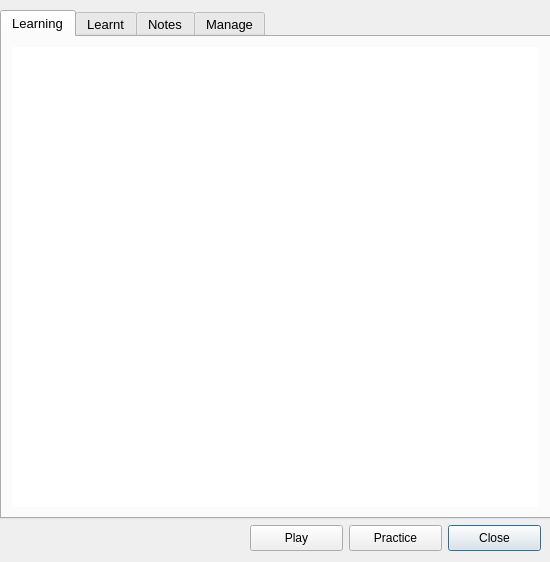
<?xml version="1.0" encoding="UTF-8"?>
<ui version="4.0">
 <class>item_list</class>
 <widget class="QDialog" name="item_list">
  <property name="geometry">
   <rect>
    <x>0</x>
    <y>0</y>
    <width>550</width>
    <height>562</height>
   </rect>
  </property>
  <property name="minimumSize">
   <size>
    <width>550</width>
    <height>562</height>
   </size>
  </property>
  <property name="maximumSize">
   <size>
    <width>550</width>
    <height>562</height>
   </size>
  </property>
  <property name="windowTitle">
   <string>Idiomind</string>
  </property>
  <property name="windowIcon">
   <iconset>
    <normaloff>images/logo.png</normaloff>images/logo.png</iconset>
  </property>
  <widget class="QWidget" name="centralWidget">
   <property name="geometry">
    <rect>
     <x>0</x>
     <y>10</y>
     <width>551</width>
     <height>541</height>
    </rect>
   </property>
   <layout class="QVBoxLayout" name="verticalLayout">
    <property name="sizeConstraint">
     <enum>QLayout::SetMinimumSize</enum>
    </property>
    <property name="leftMargin">
     <number>0</number>
    </property>
    <property name="topMargin">
     <number>0</number>
    </property>
    <property name="rightMargin">
     <number>0</number>
    </property>
    <property name="bottomMargin">
     <number>0</number>
    </property>
    <item>
     <widget class="QTabWidget" name="tabWidget">
      <property name="font">
       <font>
        <pointsize>10</pointsize>
       </font>
      </property>
      <property name="mouseTracking">
       <bool>true</bool>
      </property>
      <property name="tabletTracking">
       <bool>true</bool>
      </property>
      <property name="acceptDrops">
       <bool>true</bool>
      </property>
      <property name="currentIndex">
       <number>0</number>
      </property>
      <property name="documentMode">
       <bool>false</bool>
      </property>
      <property name="movable">
       <bool>false</bool>
      </property>
      <widget class="QWidget" name="Learning">
       <attribute name="title">
        <string>Learning</string>
       </attribute>
       <layout class="QGridLayout" name="gridLayout">
        <property name="leftMargin">
         <number>10</number>
        </property>
        <property name="topMargin">
         <number>10</number>
        </property>
        <property name="rightMargin">
         <number>10</number>
        </property>
        <property name="bottomMargin">
         <number>10</number>
        </property>
        <item row="0" column="0">
         <widget class="QTableWidget" name="list_learning">
          <property name="minimumSize">
           <size>
            <width>520</width>
            <height>450</height>
           </size>
          </property>
          <property name="maximumSize">
           <size>
            <width>540</width>
            <height>500</height>
           </size>
          </property>
          <property name="font">
           <font>
            <pointsize>10</pointsize>
           </font>
          </property>
          <property name="acceptDrops">
           <bool>true</bool>
          </property>
          <property name="frameShape">
           <enum>QFrame::NoFrame</enum>
          </property>
          <property name="frameShadow">
           <enum>QFrame::Plain</enum>
          </property>
          <property name="verticalScrollBarPolicy">
           <enum>Qt::ScrollBarAlwaysOff</enum>
          </property>
          <property name="horizontalScrollBarPolicy">
           <enum>Qt::ScrollBarAlwaysOff</enum>
          </property>
          <property name="sizeAdjustPolicy">
           <enum>QAbstractScrollArea::AdjustToContents</enum>
          </property>
          <property name="autoScroll">
           <bool>false</bool>
          </property>
          <property name="editTriggers">
           <set>QAbstractItemView::NoEditTriggers</set>
          </property>
          <property name="tabKeyNavigation">
           <bool>false</bool>
          </property>
          <property name="showDropIndicator" stdset="0">
           <bool>false</bool>
          </property>
          <property name="dragEnabled">
           <bool>false</bool>
          </property>
          <property name="selectionMode">
           <enum>QAbstractItemView::SingleSelection</enum>
          </property>
          <property name="selectionBehavior">
           <enum>QAbstractItemView::SelectRows</enum>
          </property>
          <property name="iconSize">
           <size>
            <width>5</width>
            <height>5</height>
           </size>
          </property>
          <property name="showGrid">
           <bool>false</bool>
          </property>
          <property name="gridStyle">
           <enum>Qt::NoPen</enum>
          </property>
          <property name="cornerButtonEnabled">
           <bool>false</bool>
          </property>
          <property name="rowCount">
           <number>0</number>
          </property>
          <attribute name="horizontalHeaderVisible">
           <bool>false</bool>
          </attribute>
          <attribute name="horizontalHeaderCascadingSectionResizes">
           <bool>false</bool>
          </attribute>
          <attribute name="horizontalHeaderDefaultSectionSize">
           <number>500</number>
          </attribute>
          <attribute name="horizontalHeaderHighlightSections">
           <bool>false</bool>
          </attribute>
          <attribute name="horizontalHeaderShowSortIndicator" stdset="0">
           <bool>false</bool>
          </attribute>
          <attribute name="verticalHeaderVisible">
           <bool>false</bool>
          </attribute>
          <attribute name="verticalHeaderCascadingSectionResizes">
           <bool>false</bool>
          </attribute>
          <attribute name="verticalHeaderHighlightSections">
           <bool>false</bool>
          </attribute>
         </widget>
        </item>
       </layout>
      </widget>
      <widget class="QWidget" name="Learnt">
       <attribute name="title">
        <string>Learnt</string>
       </attribute>
       <layout class="QGridLayout" name="gridLayout_2">
        <property name="leftMargin">
         <number>10</number>
        </property>
        <property name="topMargin">
         <number>10</number>
        </property>
        <property name="rightMargin">
         <number>10</number>
        </property>
        <property name="bottomMargin">
         <number>10</number>
        </property>
        <item row="0" column="0">
         <widget class="QTableView" name="list_learnt">
          <property name="font">
           <font>
            <pointsize>10</pointsize>
           </font>
          </property>
          <property name="frameShape">
           <enum>QFrame::HLine</enum>
          </property>
          <property name="frameShadow">
           <enum>QFrame::Plain</enum>
          </property>
          <property name="verticalScrollBarPolicy">
           <enum>Qt::ScrollBarAlwaysOff</enum>
          </property>
          <property name="horizontalScrollBarPolicy">
           <enum>Qt::ScrollBarAlwaysOff</enum>
          </property>
          <property name="sizeAdjustPolicy">
           <enum>QAbstractScrollArea::AdjustToContents</enum>
          </property>
          <property name="autoScroll">
           <bool>false</bool>
          </property>
          <property name="tabKeyNavigation">
           <bool>false</bool>
          </property>
          <property name="showDropIndicator" stdset="0">
           <bool>false</bool>
          </property>
          <property name="selectionMode">
           <enum>QAbstractItemView::SingleSelection</enum>
          </property>
          <property name="showGrid">
           <bool>false</bool>
          </property>
          <property name="gridStyle">
           <enum>Qt::NoPen</enum>
          </property>
          <property name="cornerButtonEnabled">
           <bool>false</bool>
          </property>
          <attribute name="horizontalHeaderVisible">
           <bool>false</bool>
          </attribute>
          <attribute name="horizontalHeaderDefaultSectionSize">
           <number>500</number>
          </attribute>
          <attribute name="horizontalHeaderHighlightSections">
           <bool>false</bool>
          </attribute>
          <attribute name="horizontalHeaderMinimumSectionSize">
           <number>500</number>
          </attribute>
          <attribute name="verticalHeaderVisible">
           <bool>false</bool>
          </attribute>
          <attribute name="verticalHeaderHighlightSections">
           <bool>false</bool>
          </attribute>
         </widget>
        </item>
       </layout>
      </widget>
      <widget class="QWidget" name="Notes">
       <attribute name="title">
        <string>Notes</string>
       </attribute>
       <layout class="QGridLayout" name="gridLayout_3">
        <item row="0" column="0">
         <widget class="QTextEdit" name="textEdit">
          <property name="font">
           <font>
            <pointsize>11</pointsize>
           </font>
          </property>
          <property name="styleSheet">
           <string notr="true">
background-color: rgb(255, 255, 249);
color: rgb(61, 61, 61);</string>
          </property>
          <property name="frameShape">
           <enum>QFrame::NoFrame</enum>
          </property>
          <property name="lineWidth">
           <number>0</number>
          </property>
          <property name="horizontalScrollBarPolicy">
           <enum>Qt::ScrollBarAlwaysOff</enum>
          </property>
         </widget>
        </item>
       </layout>
      </widget>
      <widget class="QWidget" name="Manage">
       <property name="minimumSize">
        <size>
         <width>521</width>
         <height>467</height>
        </size>
       </property>
       <attribute name="title">
        <string>Manage</string>
       </attribute>
       <widget class="QGroupBox" name="groupBox_3">
        <property name="geometry">
         <rect>
          <x>10</x>
          <y>-10</y>
          <width>531</width>
          <height>481</height>
         </rect>
        </property>
        <property name="title">
         <string/>
        </property>
        <widget class="QWidget" name="layoutWidget">
         <property name="geometry">
          <rect>
           <x>410</x>
           <y>90</y>
           <width>101</width>
           <height>151</height>
          </rect>
         </property>
         <layout class="QVBoxLayout" name="verticalLayout_2">
          <item>
           <widget class="QPushButton" name="pushButton_tabmanage_edit">
            <property name="minimumSize">
             <size>
              <width>0</width>
              <height>26</height>
             </size>
            </property>
            <property name="text">
             <string>Edit</string>
            </property>
            <property name="flat">
             <bool>false</bool>
            </property>
           </widget>
          </item>
          <item>
           <widget class="QPushButton" name="pushButton_tabmanage_trans">
            <property name="minimumSize">
             <size>
              <width>0</width>
              <height>26</height>
             </size>
            </property>
            <property name="text">
             <string>Translate</string>
            </property>
            <property name="flat">
             <bool>false</bool>
            </property>
           </widget>
          </item>
          <item>
           <widget class="QPushButton" name="pushButton_tabmanage_share">
            <property name="minimumSize">
             <size>
              <width>0</width>
              <height>26</height>
             </size>
            </property>
            <property name="text">
             <string>Share</string>
            </property>
            <property name="flat">
             <bool>false</bool>
            </property>
           </widget>
          </item>
          <item>
           <widget class="QPushButton" name="pushButton_tabmanage_delete">
            <property name="sizePolicy">
             <sizepolicy hsizetype="Minimum" vsizetype="Fixed">
              <horstretch>0</horstretch>
              <verstretch>0</verstretch>
             </sizepolicy>
            </property>
            <property name="minimumSize">
             <size>
              <width>0</width>
              <height>26</height>
             </size>
            </property>
            <property name="text">
             <string>Delete</string>
            </property>
           </widget>
          </item>
         </layout>
        </widget>
        <widget class="QWidget" name="layoutWidget">
         <property name="geometry">
          <rect>
           <x>10</x>
           <y>90</y>
           <width>371</width>
           <height>60</height>
          </rect>
         </property>
         <layout class="QVBoxLayout" name="verticalLayout_5">
          <item>
           <layout class="QHBoxLayout" name="horizontalLayout_3">
            <item>
             <widget class="QLabel" name="label_4">
              <property name="text">
               <string>Rename</string>
              </property>
             </widget>
            </item>
            <item>
             <widget class="QLineEdit" name="lineEdit_tabmanage_rename"/>
            </item>
           </layout>
          </item>
          <item>
           <widget class="QPushButton" name="pushButton_tabmanage_markas">
            <property name="minimumSize">
             <size>
              <width>0</width>
              <height>26</height>
             </size>
            </property>
            <property name="text">
             <string>Mark as Learned</string>
            </property>
           </widget>
          </item>
         </layout>
        </widget>
        <widget class="QWidget" name="layoutWidget">
         <property name="geometry">
          <rect>
           <x>10</x>
           <y>30</y>
           <width>501</width>
           <height>46</height>
          </rect>
         </property>
         <layout class="QVBoxLayout" name="verticalLayout_6">
          <item>
           <widget class="QLabel" name="label_tpc_name">
            <property name="font">
             <font>
              <pointsize>16</pointsize>
             </font>
            </property>
            <property name="text">
             <string>Topic Name</string>
            </property>
           </widget>
          </item>
          <item>
           <widget class="QLabel" name="label_tabmanage_info">
            <property name="text">
             <string>Topic info</string>
            </property>
           </widget>
          </item>
         </layout>
        </widget>
       </widget>
      </widget>
     </widget>
    </item>
    <item>
     <layout class="QHBoxLayout" name="horizontalLayout" stretch="0,1,1,1">
      <property name="leftMargin">
       <number>0</number>
      </property>
      <property name="rightMargin">
       <number>10</number>
      </property>
      <item>
       <spacer name="horizontalSpacer">
        <property name="orientation">
         <enum>Qt::Horizontal</enum>
        </property>
        <property name="sizeHint" stdset="0">
         <size>
          <width>250</width>
          <height>20</height>
         </size>
        </property>
       </spacer>
      </item>
      <item>
       <widget class="QPushButton" name="pushButton_play">
        <property name="sizePolicy">
         <sizepolicy hsizetype="Minimum" vsizetype="Minimum">
          <horstretch>0</horstretch>
          <verstretch>0</verstretch>
         </sizepolicy>
        </property>
        <property name="minimumSize">
         <size>
          <width>0</width>
          <height>26</height>
         </size>
        </property>
        <property name="text">
         <string>Play</string>
        </property>
        <property name="autoDefault">
         <bool>false</bool>
        </property>
        <property name="flat">
         <bool>false</bool>
        </property>
       </widget>
      </item>
      <item>
       <widget class="QPushButton" name="pushButton_practice">
        <property name="sizePolicy">
         <sizepolicy hsizetype="Minimum" vsizetype="Minimum">
          <horstretch>0</horstretch>
          <verstretch>0</verstretch>
         </sizepolicy>
        </property>
        <property name="minimumSize">
         <size>
          <width>0</width>
          <height>26</height>
         </size>
        </property>
        <property name="text">
         <string>Practice</string>
        </property>
        <property name="autoDefault">
         <bool>false</bool>
        </property>
        <property name="flat">
         <bool>false</bool>
        </property>
       </widget>
      </item>
      <item>
       <widget class="QPushButton" name="pushButton_close">
        <property name="sizePolicy">
         <sizepolicy hsizetype="Minimum" vsizetype="Minimum">
          <horstretch>0</horstretch>
          <verstretch>0</verstretch>
         </sizepolicy>
        </property>
        <property name="minimumSize">
         <size>
          <width>0</width>
          <height>26</height>
         </size>
        </property>
        <property name="layoutDirection">
         <enum>Qt::LeftToRight</enum>
        </property>
        <property name="text">
         <string>Close</string>
        </property>
        <property name="default">
         <bool>true</bool>
        </property>
        <property name="flat">
         <bool>false</bool>
        </property>
       </widget>
      </item>
     </layout>
    </item>
   </layout>
  </widget>
 </widget>
 <layoutdefault spacing="6" margin="11"/>
 <resources/>
 <connections/>
</ui>
